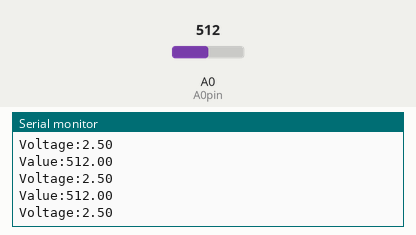
This sketch was run on a simulated Arduino Uno, built with avr-gcc and run on an emulated ATmega328P. Shown: the last lines printed to the serial monitor. The test bench sets the inputs (shaded band); at power-on: A0 (A0pin) = 512.

Above: at 1.3 s.
1.4 s: A0 (A0pin) set to 716
At 1.82 s:
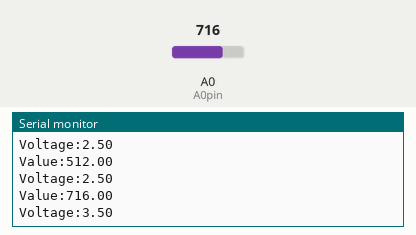
2.9 s: A0 (A0pin) set to 900
At 3.32 s:
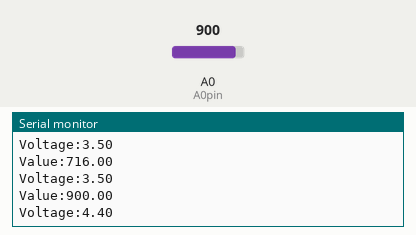
Timing chart, 0 to 5.9 s (numbered marks = the images above; inputs shaded):
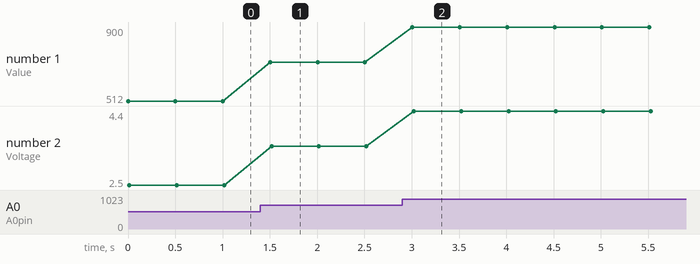

The sketch:

Deneme9-Analog2.ino
```cpp
const int A0pin=A0;

float ReadValue;
float Voltage;
void setup() {
  // put your setup code here, to run once:
  Serial.begin(9600);
}

void loop() {
  // put your main code here, to run repeatedly:
  ReadValue = analogRead(A0pin);
  Serial.print("Value:");
  Serial.println(ReadValue);
  Serial.print("Voltage:");
  Serial.println(ReadValue*5/1023);
  delay(500);
}
```

Measured:
- after the input at 1.4 s, the serial monitor: prints a new line after 0.10 s (image 1)
- after the input at 2.9 s, the serial monitor: prints a new line after 0.11 s (image 2)
- plotted number 1: 512 → 716 after the input at 1.4 s, 716 → 900 after the input at 2.9 s
- plotted number 2: 2.5 → 3.5 after the input at 1.4 s, 3.5 → 4.4 after the input at 2.9 s
